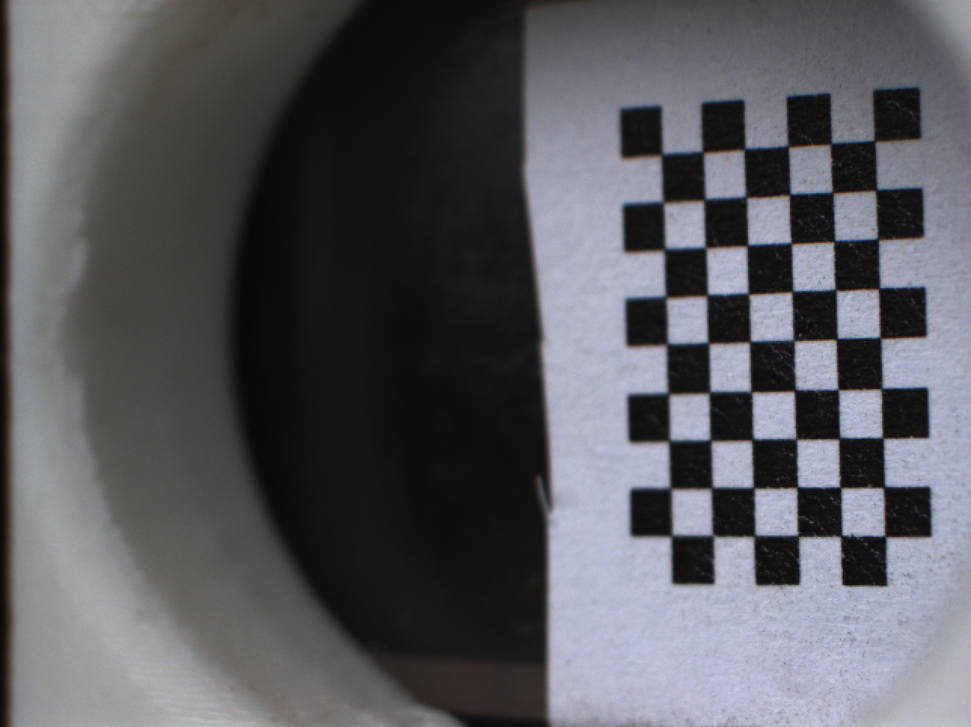
%> input picture calib_30/cam--0-0.tiff, 971 x 727 px, shrunk from 1288 x 964 before the run
$ octave fundmat.m   (GNU Octave 9; MATLAB toolbox functions it lacks are replaced by stand-ins)
%> lines starting %> are read from the running program, lines starting %| are printed output that depends on the picture
A1 = imread('calib_30/cam--0-0.tiff');
%> A1 is the input picture: size 727x971x3 uint8; mean R, G, B 89.3, 89.3, 94.2
A2 = imread('calib_30/cam--1-0.tiff');
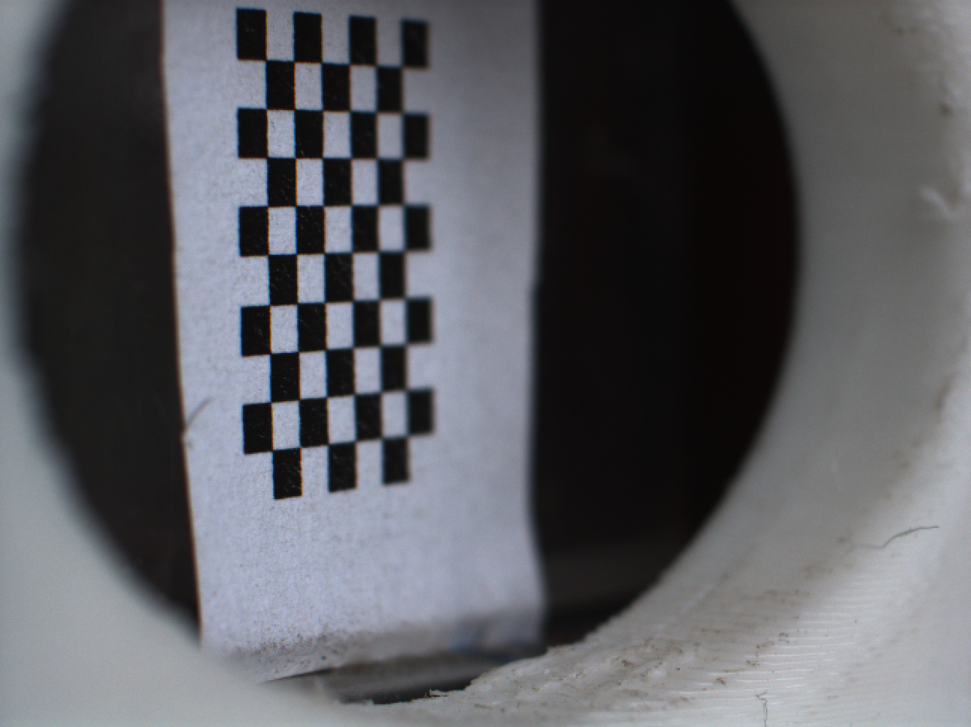
%> input picture calib_30/cam--1-0.tiff, 971 x 727 px, shrunk from 1288 x 964 before the run
%> A2 is the input picture: size 727x971x3 uint8; mean R, G, B 90.6, 91.5, 96.3
A1 = rgb2gray(A1);
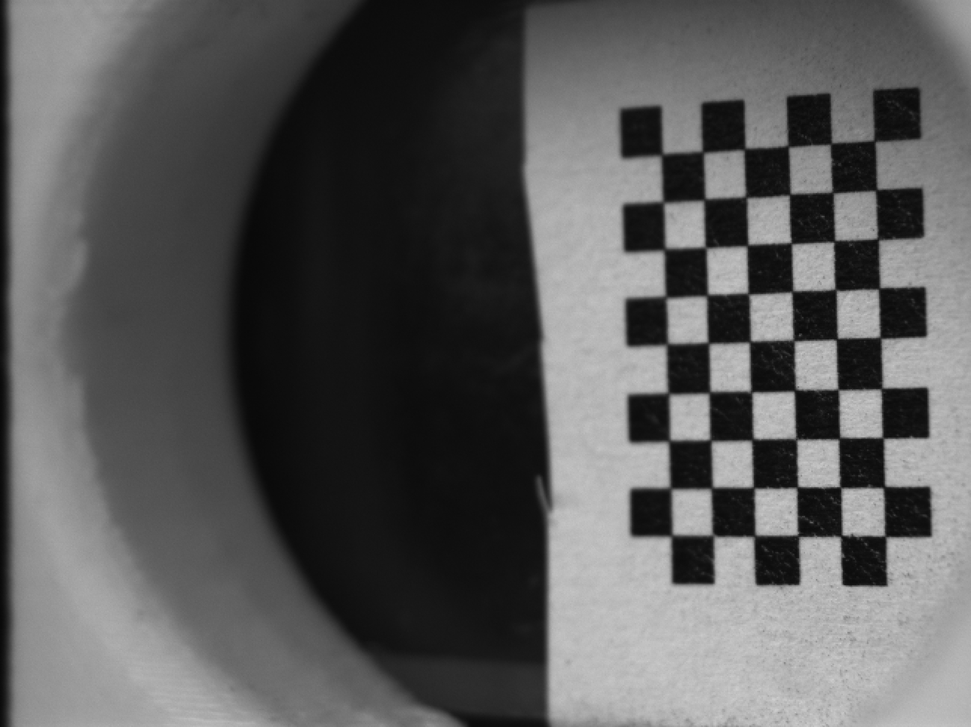
%> A1: size 727x971 uint8; min 8, max 207, mean 89.8
A2 = rgb2gray(A2);
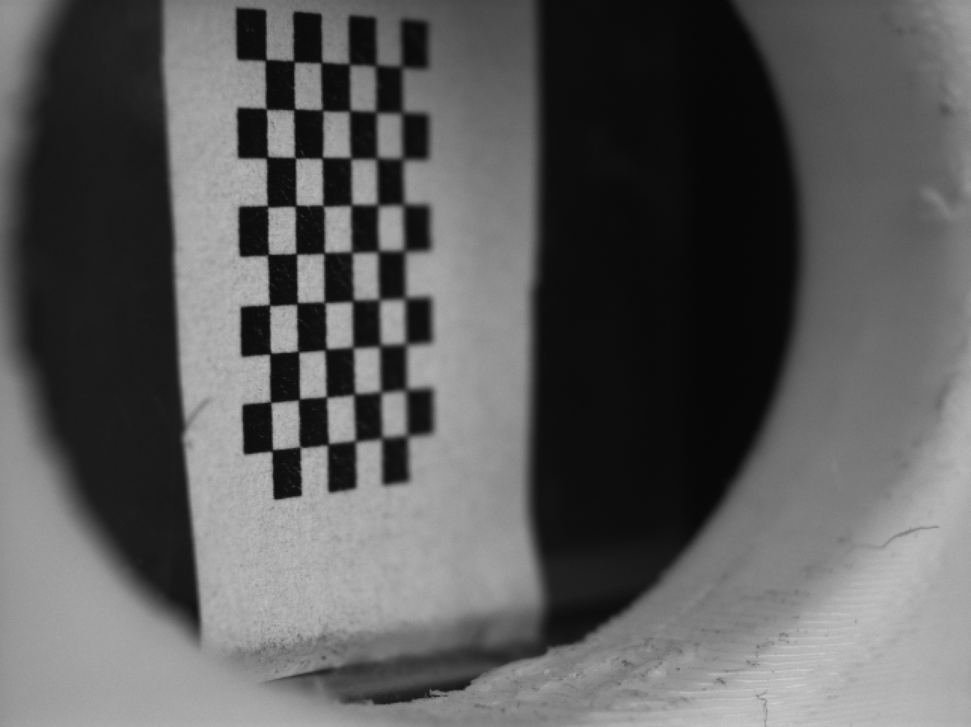
%> A2: size 727x971 uint8; min 6, max 211, mean 91.7
%> (the run ends here)
